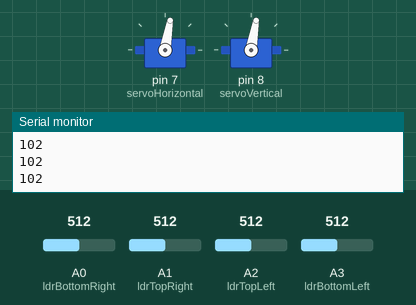
Simulated run of this sketch. Board: Arduino Uno, built with avr-gcc and run on an emulated ATmega328P. Parts: 2 × servo, the last lines printed to the serial monitor. Inputs (shaded band) come from the test bench; at power-on: A0 (ldrBottomRight) = 512, A1 (ldrTopRight) = 512, A2 (ldrTopLeft) = 512, A3 (ldrBottomLeft) = 512.

Above: at 1.7 s.
1.8 s: A0 (ldrBottomRight) set to 536
At 2.64 s:
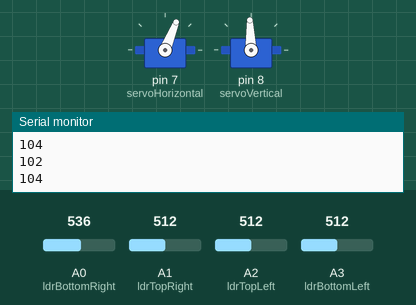
4.8 s: A1 (ldrTopRight) set to 520
7.8 s: A1 (ldrTopRight) set to 528
At 7.8 s:
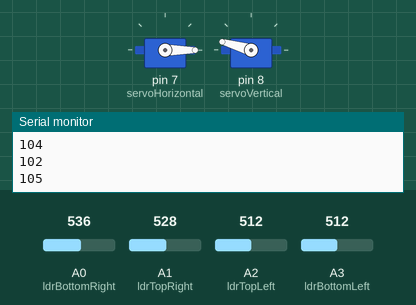
9.3 s: A2 (ldrTopLeft) set to 504
At 11.6 s:
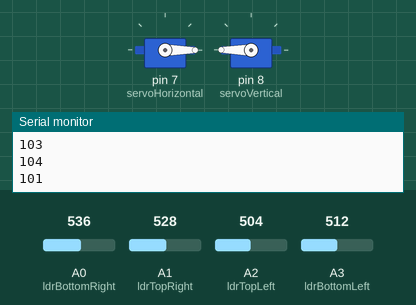
12.3 s: A3 (ldrBottomLeft) set to 716
At 13.74 s:
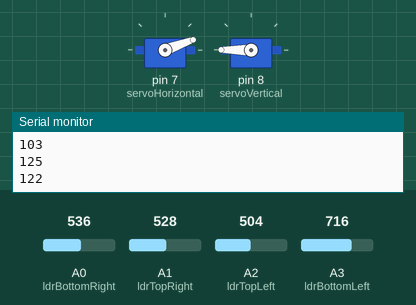
15.3 s: A0 (ldrBottomRight) set to 306
At 15.45 s:
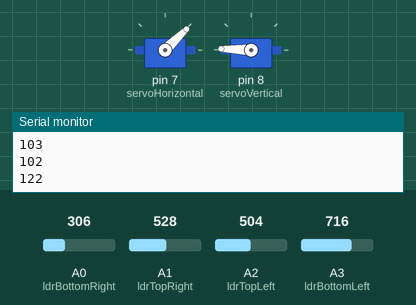
Timing chart, 0 to 21.0 s (numbered marks = the images above; inputs shaded):
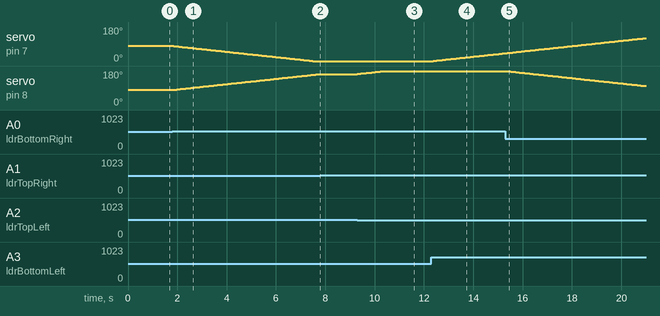

Measured:
- the behaviour switches between 517 and 518 on A0 (ldrBottomRight) (found by bisection; images 0 and 1)
- the behaviour switches between 527 and 528 on A1 (ldrTopRight) (found by bisection; images 1 and 2)
- the behaviour switches between 512 and 511 on A2 (ldrTopLeft) (found by bisection; images 2 and 3)
- after the input at 1.8 s, servo on pin 7 (servoHorizontal): moves from 80° to 38° over 2.9 s, starting after 0.05 s; servo on pin 8 (servoVertical): moves from 80° to 122° over 2.9 s, starting at once
- after the input at 7.8 s, servo on pin 8 (servoVertical): stays 164° (without the input it goes to 165° after 0.03 s)
- after the input at 9.3 s, servo on pin 8 (servoVertical): moves from 164° to 180° over 1.1 s, starting at once
- after the input at 12.3 s, servo on pin 7 (servoHorizontal): moves from 0° to 41° over 2.9 s, starting after 0.08 s
- after the input at 15.3 s, servo on pin 8 (servoVertical): moves from 180° to 101° over 5.6 s, starting after 0.07 s

The sketch:

SmartSolarPanel.ino
```cpp
#include <Servo.h>

Servo servoHorizontal;
int servoHorizontalValue = 0;
int servoHorizontalLimitHigh = 160;
int servoHorizontalLimitLow = 20;

Servo servoVertical;
int servoVerticalValue = 0;
int servoVerticalLimitHigh = 160;
int servoVerticalLimitLow = 20;

int ldrTopLeft = 2;
int ldrTopRight = 1;
int ldrBottomLeft = 3;
int ldrBottomRight = 0;

void setup()
{
  Serial.begin(9600);
  servoHorizontal.attach(7);
  servoHorizontal.write(80);
  servoVertical.attach(8);
  servoVertical.write(80);
  delay(500);
}

void loop()
{
  servoHorizontalValue = servoHorizontal.read();
  servoVerticalValue = servoVertical.read();

  int topl = analogRead(ldrTopLeft);
  int topr = analogRead(ldrTopRight);
  int botl = analogRead(ldrBottomLeft);
  int botr = analogRead(ldrBottomRight);

  int averageTop = (topl + topr) / 10;
  int averageBottom = (botl + botr) / 10;
  int averageLeft = (topl + botl) / 10;
  int averageRight = (topr + botr) / 10;

  Serial.println(averageTop);
  Serial.println(averageBottom);
  Serial.println(averageLeft);
  Serial.println(averageRight);

  if (averageTop < averageBottom)
  {
    servoVertical.write(servoVerticalValue + 1);
    if (servoVerticalValue > servoHorizontalLimitHigh)
    {
      servoVerticalValue = servoVerticalLimitHigh;
    }
    delay(10);
  }
  else if (averageBottom < averageTop)
  {
    servoVertical.write(servoVerticalValue - 1);
    if (servoVerticalValue < servoVerticalLimitLow)
    {
      servoVerticalValue = servoVerticalLimitLow;
    }
    delay(10);
  }
  else
  {
    servoVertical.write(servoVerticalValue);
  }

  if (averageLeft > averageRight)
  {
    servoHorizontal.write(servoHorizontalValue + 1);
    if (servoHorizontalValue > servoHorizontalLimitHigh)
    {
      servoHorizontalValue = servoHorizontalLimitHigh;
    }
    delay(10);
  }
  else if (averageRight > averageLeft)
  {
    servoHorizontal.write(servoHorizontalValue - 1);
    if (servoHorizontalValue < servoHorizontalLimitLow)
    {
      servoHorizontalValue = servoHorizontalLimitLow;
    }
    delay(10);
  }
  else
  {
    servoHorizontal.write(servoHorizontalValue);
  }
  delay(50);
}
```
